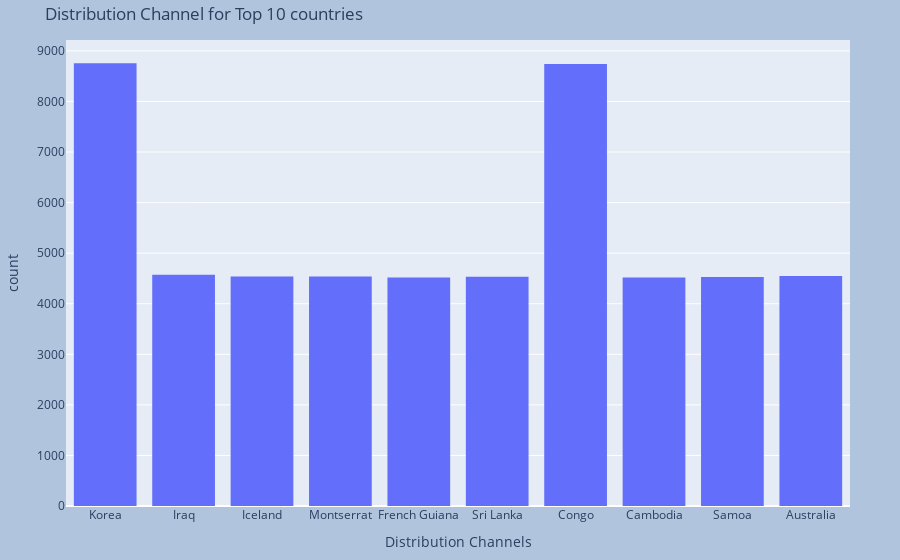

The code cell stored with this chart in its notebook:
### Markdown cell above
1. Create a Histogram on DISTRIBUTION_CHANNEL

### Code cell
distribution_cnt = df["DISTRIBUTION_CHANNEL"].value_counts()
max=distribution_cnt.nlargest(10)
maxchannel=df[df["DISTRIBUTION_CHANNEL"].isin(max.index)]

fig=px.histogram(x=maxchannel["DISTRIBUTION_CHANNEL"],labels={"x":"Distribution Channels"},title="Distribution Channel for Top 10 countries")
fig.update_layout(
    margin=dict(l=20, r=50, t=40, b=20),
    paper_bgcolor="LightSteelBlue")
fig.show()

### Figure 1 — Plotly figure (JSON) as saved in the notebook; plotly's stock layout.template omitted (floating-point values rounded to 4 significant figures; data arrays with more than 128 entries replaced by an {"elided": "..."} marker saying what was removed)
{"data": [{"alignmentgroup": "True", "bingroup": "x", "hovertemplate": "Distribution Channels=%{x}<br>count=%{y}<extra></extra>", "legendgroup": "", "marker": {"color": "#636efa", "pattern": {"shape": ""}}, "name": "", "offsetgroup": "", "orientation": "v", "showlegend": false, "type": "histogram", "x": {"elided": "53800 str values"}, "xaxis": "x", "yaxis": "y"}], "layout": {"barmode": "relative", "legend": {"tracegroupgap": 0}, "margin": {"b": 20, "l": 20, "r": 50, "t": 40}, "paper_bgcolor": "LightSteelBlue", "title": {"text": "Distribution Channel for Top 10 countries"}, "xaxis": {"anchor": "y", "domain": [0, 1], "title": {"text": "Distribution Channels"}}, "yaxis": {"anchor": "x", "domain": [0, 1], "title": {"text": "count"}}}}
